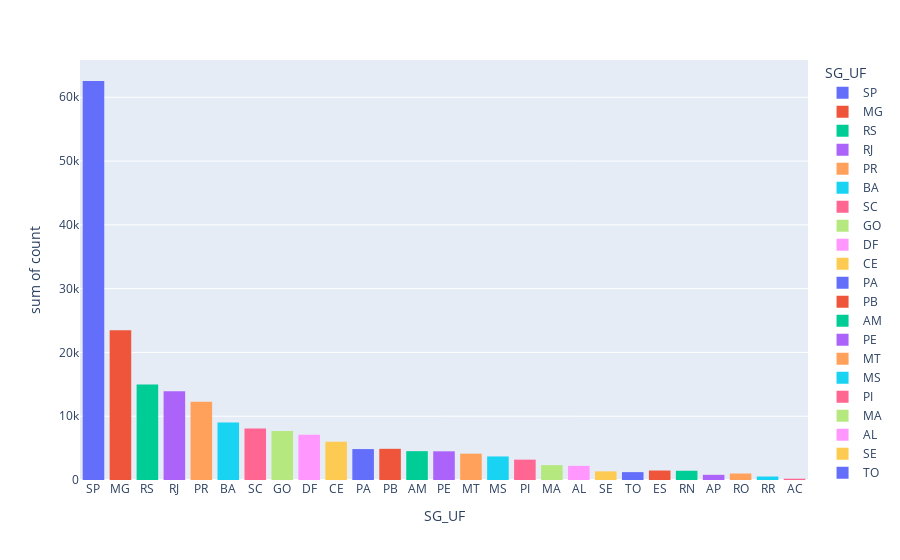

Here is the notebook cell this chart was saved with:
### Code cell
px.histogram(
    df.groupby(['SG_UF','OBESIDADE']).size().reset_index(name='count').sort_values(by='count', ascending=False),
    x='SG_UF',
    y='count',
    color='SG_UF')

### Figure 1 — Plotly figure (JSON) as saved in the notebook; plotly's stock layout.template omitted (floating-point values rounded to 4 significant figures)
{"data": [{"bingroup": "x", "histfunc": "sum", "hovertemplate": "SG_UF=%{x}<br>sum of count=%{y}<extra></extra>", "legendgroup": "SP", "marker": {"color": "#636efa", "pattern": {"shape": ""}}, "name": "SP", "orientation": "v", "showlegend": true, "type": "histogram", "x": ["SP", "SP", "SP"], "xaxis": "x", "y": [50485, 9219, 2847], "yaxis": "y"}, {"bingroup": "x", "histfunc": "sum", "hovertemplate": "SG_UF=%{x}<br>sum of count=%{y}<extra></extra>", "legendgroup": "MG", "marker": {"color": "#EF553B", "pattern": {"shape": ""}}, "name": "MG", "orientation": "v", "showlegend": true, "type": "histogram", "x": ["MG", "MG", "MG"], "xaxis": "x", "y": [20196, 2724, 538], "yaxis": "y"}, {"bingroup": "x", "histfunc": "sum", "hovertemplate": "SG_UF=%{x}<br>sum of count=%{y}<extra></extra>", "legendgroup": "RS", "marker": {"color": "#00cc96", "pattern": {"shape": ""}}, "name": "RS", "orientation": "v", "showlegend": true, "type": "histogram", "x": ["RS", "RS", "RS"], "xaxis": "x", "y": [11493, 3133, 336], "yaxis": "y"}, {"bingroup": "x", "histfunc": "sum", "hovertemplate": "SG_UF=%{x}<br>sum of count=%{y}<extra></extra>", "legendgroup": "RJ", "marker": {"color": "#ab63fa", "pattern": {"shape": ""}}, "name": "RJ", "orientation": "v", "showlegend": true, "type": "histogram", "x": ["RJ", "RJ", "RJ"], "xaxis": "x", "y": [9996, 2490, 1425], "yaxis": "y"}, {"bingroup": "x", "histfunc": "sum", "hovertemplate": "SG_UF=%{x}<br>sum of count=%{y}<extra></extra>", "legendgroup": "PR", "marker": {"color": "#FFA15A", "pattern": {"shape": ""}}, "name": "PR", "orientation": "v", "showlegend": true, "type": "histogram", "x": ["PR", "PR", "PR"], "xaxis": "x", "y": [9827, 2155, 280], "yaxis": "y"}, {"bingroup": "x", "histfunc": "sum", "hovertemplate": "SG_UF=%{x}<br>sum of count=%{y}<extra></extra>", "legendgroup": "BA", "marker": {"color": "#19d3f3", "pattern": {"shape": ""}}, "name": "BA", "orientation": "v", "showlegend": true, "type": "histogram", "x": ["BA", "BA", "BA"], "xaxis": "x", "y": [7287, 1287, 447], "yaxis": "y"}, {"bingroup": "x", "histfunc": "sum", "hovertemplate": "SG_UF=%{x}<br>sum of count=%{y}<extra></extra>", "legendgroup": "SC", "marker": {"color": "#FF6692", "pattern": {"shape": ""}}, "name": "SC", "orientation": "v", "showlegend": true, "type": "histogram", "x": ["SC", "SC", "SC"], "xaxis": "x", "y": [6605, 1426, 56], "yaxis": "y"}, {"bingroup": "x", "histfunc": "sum", "hovertemplate": "SG_UF=%{x}<br>sum of count=%{y}<extra></extra>", "legendgroup": "GO", "marker": {"color": "#B6E880", "pattern": {"shape": ""}}, "name": "GO", "orientation": "v", "showlegend": true, "type": "histogram", "x": ["GO", "GO", "GO"], "xaxis": "x", "y": [6362, 1040, 289], "yaxis": "y"}, {"bingroup": "x", "histfunc": "sum", "hovertemplate": "SG_UF=%{x}<br>sum of count=%{y}<extra></extra>", "legendgroup": "DF", "marker": {"color": "#FF97FF", "pattern": {"shape": ""}}, "name": "DF", "orientation": "v", "showlegend": true, "type": "histogram", "x": ["DF", "DF", "DF"], "xaxis": "x", "y": [5980, 797, 311], "yaxis": "y"}, {"bingroup": "x", "histfunc": "sum", "hovertemplate": "SG_UF=%{x}<br>sum of count=%{y}<extra></extra>", "legendgroup": "CE", "marker": {"color": "#FECB52", "pattern": {"shape": ""}}, "name": "CE", "orientation": "v", "showlegend": true, "type": "histogram", "x": ["CE", "CE", "CE"], "xaxis": "x", "y": [4748, 669, 584], "yaxis": "y"}, {"bingroup": "x", "histfunc": "sum", "hovertemplate": "SG_UF=%{x}<br>sum of count=%{y}<extra></extra>", "legendgroup": "PA", "marker": {"color": "#636efa", "pattern": {"shape": ""}}, "name": "PA", "orientation": "v", "showlegend": true, "type": "histogram", "x": ["PA", "PA", "PA"], "xaxis": "x", "y": [4507, 261, 80], "yaxis": "y"}, {"bingroup": "x", "histfunc": "sum", "hovertemplate": "SG_UF=%{x}<br>sum of count=%{y}<extra></extra>", "legendgroup": "PB", "marker": {"color": "#EF553B", "pattern": {"shape": ""}}, "name": "PB", "orientation": "v", "showlegend": true, "type": "histogram", "x": ["PB", "PB", "PB"], "xaxis": "x", "y": [4324, 509, 56], "yaxis": "y"}, {"bingroup": "x", "histfunc": "sum", "hovertemplate": "SG_UF=%{x}<br>sum of count=%{y}<extra></extra>", "legendgroup": "AM", "marker": {"color": "#00cc96", "pattern": {"shape": ""}}, "name": "AM", "orientation": "v", "showlegend": true, "type": "histogram", "x": ["AM", "AM", "AM"], "xaxis": "x", "y": [3921, 539, 60], "yaxis": "y"}, {"bingroup": "x", "histfunc": "sum", "hovertemplate": "SG_UF=%{x}<br>sum of count=%{y}<extra></extra>", "legendgroup": "PE", "marker": {"color": "#ab63fa", "pattern": {"shape": ""}}, "name": "PE", "orientation": "v", "showlegend": true, "type": "histogram", "x": ["PE", "PE", "PE"], "xaxis": "x", "y": [3708, 569, 220], "yaxis": "y"}, {"bingroup": "x", "histfunc": "sum", "hovertemplate": "SG_UF=%{x}<br>sum of count=%{y}<extra></extra>", "legendgroup": "MT", "marker": {"color": "#FFA15A", "pattern": {"shape": ""}}, "name": "MT", "orientation": "v", "showlegend": true, "type": "histogram", "x": ["MT", "MT", "MT"], "xaxis": "x", "y": [3437, 650, 39], "yaxis": "y"}, {"bingroup": "x", "histfunc": "sum", "hovertemplate": "SG_UF=%{x}<br>sum of count=%{y}<extra></extra>", "legendgroup": "MS", "marker": {"color": "#19d3f3", "pattern": {"shape": ""}}, "name": "MS", "orientation": "v", "showlegend": true, "type": "histogram", "x": ["MS", "MS", "MS"], "xaxis": "x", "y": [3117, 541, 32], "yaxis": "y"}, {"bingroup": "x", "histfunc": "sum", "hovertemplate": "SG_UF=%{x}<br>sum of count=%{y}<extra></extra>", "legendgroup": "PI", "marker": {"color": "#FF6692", "pattern": {"shape": ""}}, "name": "PI", "orientation": "v", "showlegend": true, "type": "histogram", "x": ["PI", "PI", "PI"], "xaxis": "x", "y": [2716, 270, 206], "yaxis": "y"}, {"bingroup": "x", "histfunc": "sum", "hovertemplate": "SG_UF=%{x}<br>sum of count=%{y}<extra></extra>", "legendgroup": "MA", "marker": {"color": "#B6E880", "pattern": {"shape": ""}}, "name": "MA", "orientation": "v", "showlegend": true, "type": "histogram", "x": ["MA", "MA", "MA"], "xaxis": "x", "y": [2213, 93, 24], "yaxis": "y"}, {"bingroup": "x", "histfunc": "sum", "hovertemplate": "SG_UF=%{x}<br>sum of count=%{y}<extra></extra>", "legendgroup": "AL", "marker": {"color": "#FF97FF", "pattern": {"shape": ""}}, "name": "AL", "orientation": "v", "showlegend": true, "type": "histogram", "x": ["AL", "AL", "AL"], "xaxis": "x", "y": [1754, 268, 197], "yaxis": "y"}, {"bingroup": "x", "histfunc": "sum", "hovertemplate": "SG_UF=%{x}<br>sum of count=%{y}<extra></extra>", "legendgroup": "SE", "marker": {"color": "#FECB52", "pattern": {"shape": ""}}, "name": "SE", "orientation": "v", "showlegend": true, "type": "histogram", "x": ["SE", "SE", "SE"], "xaxis": "x", "y": [1143, 136, 76], "yaxis": "y"}, {"bingroup": "x", "histfunc": "sum", "hovertemplate": "SG_UF=%{x}<br>sum of count=%{y}<extra></extra>", "legendgroup": "TO", "marker": {"color": "#636efa", "pattern": {"shape": ""}}, "name": "TO", "orientation": "v", "showlegend": true, "type": "histogram", "x": ["TO", "TO", "TO"], "xaxis": "x", "y": [1123, 85, 24], "yaxis": "y"}, {"bingroup": "x", "histfunc": "sum", "hovertemplate": "SG_UF=%{x}<br>sum of count=%{y}<extra></extra>", "legendgroup": "ES", "marker": {"color": "#EF553B", "pattern": {"shape": ""}}, "name": "ES", "orientation": "v", "showlegend": true, "type": "histogram", "x": ["ES", "ES", "ES"], "xaxis": "x", "y": [1090, 269, 127], "yaxis": "y"}, {"bingroup": "x", "histfunc": "sum", "hovertemplate": "SG_UF=%{x}<br>sum of count=%{y}<extra></extra>", "legendgroup": "RN", "marker": {"color": "#00cc96", "pattern": {"shape": ""}}, "name": "RN", "orientation": "v", "showlegend": true, "type": "histogram", "x": ["RN", "RN", "RN"], "xaxis": "x", "y": [1083, 282, 85], "yaxis": "y"}, {"bingroup": "x", "histfunc": "sum", "hovertemplate": "SG_UF=%{x}<br>sum of count=%{y}<extra></extra>", "legendgroup": "AP", "marker": {"color": "#ab63fa", "pattern": {"shape": ""}}, "name": "AP", "orientation": "v", "showlegend": true, "type": "histogram", "x": ["AP", "AP", "AP"], "xaxis": "x", "y": [716, 90, 4], "yaxis": "y"}, {"bingroup": "x", "histfunc": "sum", "hovertemplate": "SG_UF=%{x}<br>sum of count=%{y}<extra></extra>", "legendgroup": "RO", "marker": {"color": "#FFA15A", "pattern": {"shape": ""}}, "name": "RO", "orientation": "v", "showlegend": true, "type": "histogram", "x": ["RO", "RO", "RO"], "xaxis": "x", "y": [711, 282, 22], "yaxis": "y"}, {"bingroup": "x", "histfunc": "sum", "hovertemplate": "SG_UF=%{x}<br>sum of count=%{y}<extra></extra>", "legendgroup": "RR", "marker": {"color": "#19d3f3", "pattern": {"shape": ""}}, "name": "RR", "orientation": "v", "showlegend": true, "type": "histogram", "x": ["RR", "RR", "RR"], "xaxis": "x", "y": [385, 86, 74], "yaxis": "y"}, {"bingroup": "x", "histfunc": "sum", "hovertemplate": "SG_UF=%{x}<br>sum of count=%{y}<extra></extra>", "legendgroup": "AC", "marker": {"color": "#FF6692", "pattern": {"shape": ""}}, "name": "AC", "orientation": "v", "showlegend": true, "type": "histogram", "x": ["AC", "AC", "AC"], "xaxis": "x", "y": [182, 18, 1], "yaxis": "y"}], "layout": {"barmode": "relative", "legend": {"title": {"text": "SG_UF"}, "tracegroupgap": 0}, "margin": {"t": 60}, "xaxis": {"anchor": "y", "categoryarray": ["SP", "MG", "RS", "RJ", "PR", "BA", "SC", "GO", "DF", "CE", "PA", "PB", "AM", "PE", "MT", "MS", "PI", "MA", "AL", "SE", "TO", "ES", "RN", "AP", "RO", "RR", "AC"], "categoryorder": "array", "domain": [0, 1], "title": {"text": "SG_UF"}}, "yaxis": {"anchor": "x", "domain": [0, 1], "title": {"text": "sum of count"}}}}
